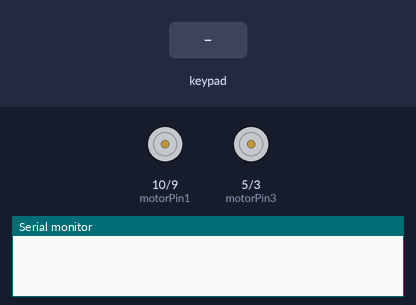
A sketch run on a simulated Arduino Uno, built with avr-gcc and run on an emulated ATmega328P. On the bench: motor-driver pin pairs drawn as motors (green arrow = first pin HIGH = forward, orange = second pin HIGH = backward, longer = more drive, scaled by the enable pin), the last lines printed to the serial monitor. Inputs (shaded band) come from the test bench.

Above: at 1.5 s.
1.6 s: key 'U' pressed
At 1.8 s:
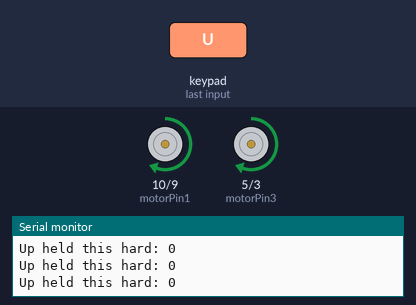
4.6 s: key 'D' pressed
At 4.72 s:
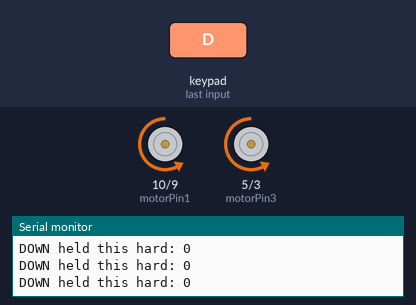
7.6 s: key 'L' pressed
At 7.72 s:
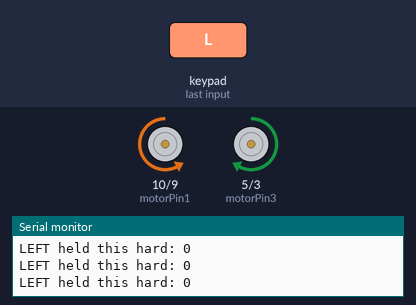
10.6 s: key 'R' pressed
Timing chart, 0 to 13.6 s (numbered marks = the images above; inputs shaded):
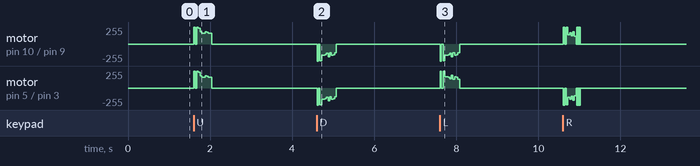

The sketch:

kareem.ino
```cpp
#include <PS2X_lib.h>
#define PS2_DAT        13
#define PS2_CMD        12
#define PS2_SEL        11
#define PS2_CLK        8
//Motor A
const int motorPin1  = 10;
const int motorPin2  = 9;
//Motor B
const int motorPin3  = 5;
const int motorPin4  =3;
int EnableA =4 ;
int EnableB =6 ;
#define pressures   false
#define rumble      false

PS2X ps2x;

int error = 0;
byte type = 0;
byte vibrate = 0;

void setup(){
   pinMode(motorPin1, OUTPUT);
   pinMode(motorPin2, OUTPUT);
   pinMode(motorPin3, OUTPUT);
   pinMode(motorPin4, OUTPUT);
   pinMode(EnableA, OUTPUT);
   pinMode(EnableB, OUTPUT);
   digitalWrite(EnableA,HIGH);
   digitalWrite(EnableB,HIGH);
  Serial.begin(9600);
  delay(300);
  error = ps2x.config_gamepad(PS2_CLK, PS2_CMD, PS2_SEL, PS2_DAT, pressures, rumble);
}

void loop() {
    ps2x.read_gamepad(false, vibrate);
      digitalWrite(motorPin1, 0);
      digitalWrite(motorPin2, 0);
      digitalWrite(motorPin3, 0);
      digitalWrite(motorPin4, 0);
    if(ps2x.Button(PSB_START))
      Serial.println("Start is being held");
    if(ps2x.Button(PSB_SELECT))
      Serial.println("Select is being held");

    if (ps2x.Button(PSB_PAD_UP)) {
      Serial.print("Up held this hard: ");
      Serial.println(ps2x.Analog(PSAB_PAD_UP), DEC);
      digitalWrite(motorPin1, HIGH);
      digitalWrite(motorPin2, 0);
      digitalWrite(motorPin3, HIGH);
      digitalWrite(motorPin4, 0);

    }
    if(ps2x.Button(PSB_PAD_RIGHT)){
      Serial.print("Right held this hard: ");
      Serial.println(ps2x.Analog(PSAB_PAD_RIGHT), DEC);
      digitalWrite(motorPin1, HIGH);
      digitalWrite(motorPin2, 0);
      digitalWrite(motorPin3, 0);
      digitalWrite(motorPin4, HIGH);

    }
    if(ps2x.Button(PSB_PAD_LEFT)){
      Serial.print("LEFT held this hard: ");
      Serial.println(ps2x.Analog(PSAB_PAD_LEFT), DEC);
      digitalWrite(motorPin1, 0);
      digitalWrite(motorPin2, HIGH);
      digitalWrite(motorPin3, HIGH);
      digitalWrite(motorPin4, 0);
    }
    if(ps2x.Button(PSB_PAD_DOWN)){
      Serial.print("DOWN held this hard: ");
      Serial.println(ps2x.Analog(PSAB_PAD_DOWN), DEC);
      digitalWrite(motorPin1, 0);
      digitalWrite(motorPin2, HIGH);
      digitalWrite(motorPin3, 0);
      digitalWrite(motorPin4, HIGH);

    }
      if(ps2x.Button(PSB_L1)){
          Serial.println("L1 pressed ");
      }
      if(ps2x.Button(PSB_L2)){
        Serial.println("L2 pressed");
      }
       if(ps2x.Button(PSB_R1)){
          Serial.println("R1 pressed ");
      }
      if(ps2x.Button(PSB_R2)){
        Serial.println("R2 pressed");
      }
      if(ps2x.Button(PSB_TRIANGLE)){
        Serial.println("Triangle pressed");
      }


    if(ps2x.Button(PSB_CIRCLE))     {          //will be TRUE if button was JUST pressed
      Serial.println("Circle just pressed");
    }
    if(ps2x.Button(PSB_CROSS)) {              //will be TRUE if button was JUST pressed OR released
      Serial.println("X just changed");
    }
    if(ps2x.Button(PSB_SQUARE)) {             //will be TRUE if button was JUST released
      Serial.println("Square just released");
    }


  delay(15);

}
```
